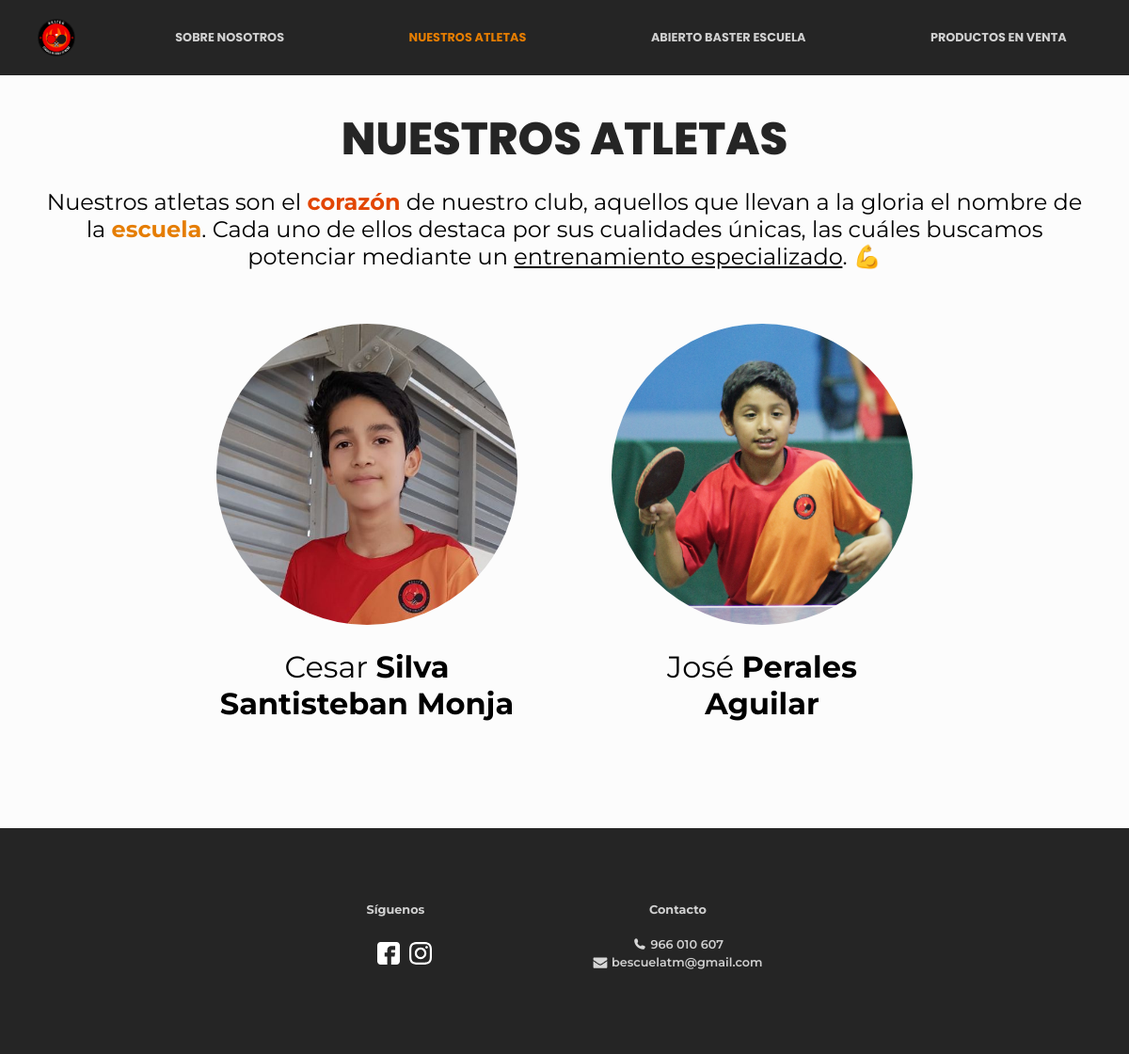
The app's page /atletas with its own data.
### tables this page shows
CREATE TABLE "atletas" (
	"id"	INTEGER NOT NULL UNIQUE,
	"nombre"	TEXT NOT NULL,
	"apellido"	TEXT,
	"descripcion"	TEXT NOT NULL,
	"foto"	BLOB,
	PRIMARY KEY("id" AUTOINCREMENT)
);

### app.py (the view)
@app.route('/atletas')
def atletas():
    name = 'atletas'
    atletas = get_members("atletas")
    return render_template(f"{name}.html", active=f"{name}", atletas=atletas)

### app.py (called while the page is built)
@app.after_request
def after_request(response):
    response.headers["Cache-Control"] = "no-cache, no-store, must-revalidate"
    response.headers["Expires"] = 0
    response.headers["Pragma"] = "no-cache"
    return response

### helpers.py (called while the page is built)
def dict_factory(cursor, row):
    d = {}
    for i, col in enumerate(cursor.description):
        d[col[0]] = row[i]
    return d

def strip_accents(text):
    text = unicodedata.normalize('NFD', text)\
           .encode('ascii', 'ignore')\
           .decode("utf-8")
    return str(text)

def connect_to_db():
    try:
        conn = sqlite3.connect('./baster_escuela.db')
        conn.row_factory = dict_factory  # Set dict factory
        db = conn.cursor()
        print("Connected to db")
        return db
    except Exception:
        print(Exception)

def write_blob_to_file(data, type, file_name):
    file_name_utf8 = strip_accents(file_name)
    filename = f"img/photos/{type}/{file_name_utf8}.jpg"
    with open(f".{url_for('static', filename=filename)}", "wb+") as file:
        file.write(data)
    return filename

def get_members(table):
    result_array = []
    db = connect_to_db()
    results = db.execute(f"SELECT * FROM {table}").fetchall()
    for el in results:
        new_item = {}
        for key, value in el.items():
            if key != "foto":
                new_item[key] = value
            else:
                nombre = el['nombre'].replace(' ', '-')
                apellido = f"{el['apellido'].replace(' ', '-')}"
                file_name = f"{el['id']}-{nombre}-{apellido}"
                complete_path = write_blob_to_file(
                    value, table, file_name)
                new_item[key] = complete_path
        result_array.append(new_item)
    return result_array

### templates/atletas.html (shortened to what this page needs)
{% extends "layout.html" %}
{% block styles %}
<link rel="stylesheet" type="text/css" href="{{ url_for('static', filename='styles/atletas.css') }}">
{% endblock %}
{% block main %}
<h1>NUESTROS ATLETAS</h1>
<p>Nuestros atletas son el <span class="bold red">corazón</span> de nuestro club, aquellos que llevan a la gloria el nombre de la <span class="bold orange">escuela</span>. Cada uno de ellos destaca por sus cualidades únicas, las cuáles buscamos potenciar mediante un <span class="underline">entrenamiento especializado</span>. 💪</p>
<section class="atletas">
    <div class="card-container">
        {% for persona in atletas %}
        <div class="card-item">
            <img id="test" class="clickable" src="{{ url_for('static', filename=persona['foto']) }}">
            <div class="card-item-name">{{ persona["nombre"] }} <span class="bold">{{ persona["apellido"] }}</span>
            </div>
        </div>
        {% endfor %}
    </div>
</section>
{% endblock %}

### static/styles/shared.css (style rules this page uses)
:root { --main-red: rgb(226, 70, 3); --main-orange: #E57D02; --dark-gray: #252525; --super-light-gray: #FCFCFC; --light-gray: #D0D0D0; --title: Poppins; --content: Montserrat }
* { margin: 0; padding: 0; }
body { background-color: var(--super-light-gray); }
h1 { margin-top: 2rem; text-align: center; font-family: var(--title); font-size: 3rem; font-weight: 800; color: var(--dark-gray) }
p { font-family: var(--content); text-align: center; }
section { margin-top: 2rem; }
.card-container { display: flex; flex-wrap: wrap; justify-content: center; }
.card-item { flex: 0 1 300px; margin: 25px 50px 25px 50px; display: flex; flex-direction: column; align-items: center; justify-content: start; font-family: var(--content); text-align: center; }
.card-item>* { margin-bottom: 10px; }
.card-item img { margin-bottom: 25px; height: 20rem; width: auto; border-radius: 50%; }
.card-item-name { font-size: 2rem; }
.bold { font-weight: 700; }
.red { color: var(--main-red) }
.orange { color: var(--main-orange) }
.underline { text-decoration: underline; }
.clickable { cursor: pointer; transition: transform 0.3s; }

### static/styles/atletas.css (style rules this page uses)
p { margin-top: 1rem; font-size: 1.5rem; padding: 0 3rem 0 3rem; }

### records on screen
atletas: shows a picture, nombre "Cesar", apellido "Silva Santisteban Monja"
atletas: shows a picture, nombre "José", apellido "Perales Aguilar"
